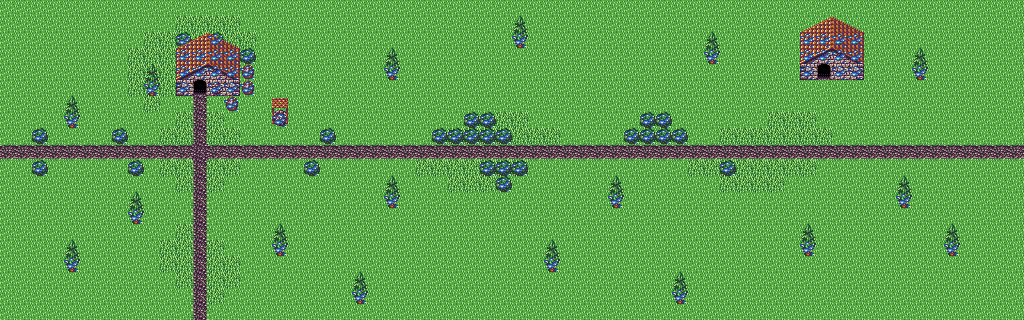

A level layout from a 2D game, rendered from its tile map. Below: a short description, then the map file with tile-grid data replaced by summaries:
An orthogonal 64x20 tile map with 16x16 px tiles, 4 tile layers (bottom, middle, top, nav).

<map version="1.10" tiledversion="1.11.2" orientation="orthogonal" renderorder="right-down" width="64" height="20" tilewidth="16" tileheight="16" infinite="0" nextlayerid="5" nextobjectid="1">
 <editorsettings>
  <export target="../assets/levels/town_map.json" format="json" />
 </editorsettings>
 <tileset firstgid="1" source="city_tiles.tsx" />
 <layer id="1" name="bottom" width="64" height="20">
  <data>[1280 cells, 1267 non-empty, 5 distinct tile ids]</data>
 </layer>
 <layer id="2" name="middle" width="64" height="20">
  <data>[1280 cells, 97 non-empty, 11 distinct tile ids]</data>
 </layer>
 <layer id="3" name="top" width="64" height="20">
  <data>[1280 cells, 42 non-empty, 12 distinct tile ids]</data>
 </layer>
 <layer id="4" name="nav" width="64" height="20">
  <data>[1280 cells, 70 non-empty, 1 distinct tile ids]</data>
 </layer>
</map>